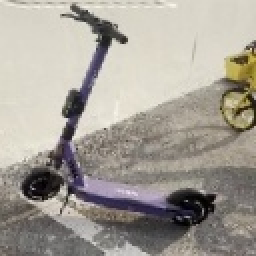
#> input picture positive_aug/pos_00003_rot.jpg, 128 x 128 px (shown 2 times larger); its folder holds 4 pictures in this run
$ python '4-2.extract_features_(Hog+SVM)_v2.py'
#> lines starting #> are read from the running program, lines starting #| are printed output that depends on the picture
import cv2
import os
import numpy as np
import joblib
from skimage.feature import hog

# --- 설정 변수 ---
POS_DATA_DIR = "./positive_aug"
NEG_DATA_DIR = "./negative_aug"
OUTPUT_FILE = "./dataset_features_color_3.pkl" # 파일명 변경

# HOG 파라미터
HOG_PARAMS = {
    'orientations': 9,
    'pixels_per_cell': (16, 16), # 차원을 줄이기 위해 16x16 추천
    'cells_per_block': (2, 2),
    'block_norm': 'L2-Hys',
    'visualize': False,
    'transform_sqrt': True
}

# 컬러 히스토그램 파라미터
HIST_BINS = (32, 32) # Hue(색상) 32단계, Saturation(채도) 32단계로 구분

def extract_color_histogram(image, bins=(32, 32)):
    """
    이미지에서 색상 정보를 추출하여 벡터로 만듭니다.
    RGB 대신 HSV를 사용하는 것이 조명 변화에 더 강합니다.
    """
    # 1. HSV 색상 공간으로 변환
    hsv = cv2.cvtColor(image, cv2.COLOR_BGR2HSV)

    # 2. 히스토그램 계산 (H와 S 채널만 사용, V(명도)는 그림자 때문에 제외하는 게 보통)
    # ranges: H(0~180), S(0~256)
    hist = cv2.calcHist([hsv], [0, 1], None, bins, [0, 180, 0, 256])

    # 3. 정규화 (이미지 크기에 상관없이 비율로 계산)
    cv2.normalize(hist, hist)

    # 4. 1차원 벡터로 펼치기 (flatten)
    return hist.flatten()

def load_images_and_extract_features(folder_path, label):
#> called with folder_path = './positive_aug', label = 1
    features = []
    labels = []

    files = [f for f in os.listdir(folder_path) if f.endswith('.jpg')]
    print(f"[{folder_path}]에서 {len(files)}장의 이미지를 처리합니다...")

    for filename in files:
        filepath = os.path.join(folder_path, filename)
        img = cv2.imread(filepath)
#> img is the input picture: shape (128, 128, 3); mean B, G, R 150, 158.8, 164.1

        if img is None:
            continue

        # 1. 이미지 리사이즈 (128x128)
        img = cv2.resize(img, (128, 128))

        # --- A. HOG 특징 추출 (형태) ---
        gray = cv2.cvtColor(img, cv2.COLOR_BGR2GRAY)
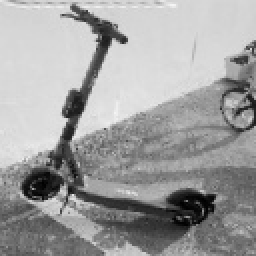
#> gray: shape (128, 128) (shown 2 times larger); min 0, max 245, mean 159.3
        hog_feature = hog(gray, **HOG_PARAMS)
#> hog_feature = 1764 values, max 0.429 at index 298, min 0 at index 34, mean 0.138

        # --- B. 컬러 히스토그램 추출 (색상) ---
        color_feature = extract_color_histogram(img, bins=HIST_BINS)
#> in extract_color_histogram, `hsv = cv2.cvtColor(image, cv2.COLOR_BGR2HSV)`: hsv: shape (128, 128, 3); mean H, S, V 33.3, 29.1, 164.9
#> in extract_color_histogram, `hist = cv2.calcHist([hsv], [0, 1], None, bins, [0, 180, 0, 256])`:
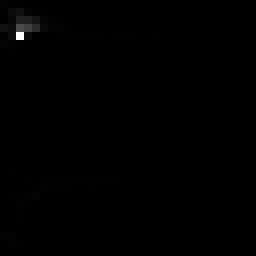
#> hist: shape (32, 32) float32 (shown 8 times larger); min 0, max 5287, mean 16; drawn with min black and max white
#> color_feature = 1024 values, max 0.896 at index 130, min 0 at index 7, mean 0.00271

        # --- C. 특징 결합 (Concatenate) ---
        # [HOG 특징들 ... , Color 특징들 ...] 순서로 이어 붙임
        combined_feature = np.hstack([hog_feature, color_feature])
#> combined_feature = 2788 values, max 0.896 at index 1894, min 0 at index 34, mean 0.0881

        features.append(combined_feature)
        labels.append(label)
#> pass 2 of the loop in load_images_and_extract_features, `for filename in files:`:
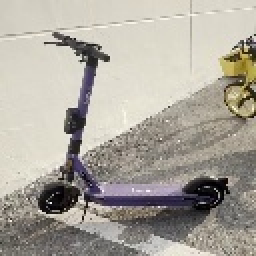
#> input picture positive_aug/pos_00005_orig.jpg, 128 x 128 px (shown 2 times larger)
#> in load_images_and_extract_features, img is the input picture: shape (128, 128, 3); mean B, G, R 156.2, 165.9, 170.8
#> in load_images_and_extract_features, `gray = cv2.cvtColor(img, cv2.COLOR_BGR2GRAY)`:
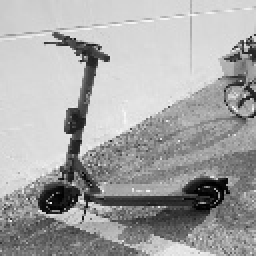
#> gray: shape (128, 128) (shown 2 times larger); min 0, max 248, mean 166.3
#> hog_feature = 1764 values, max 0.41 at index 265, min 0.00128 at index 314, mean 0.138
#> hsv: shape (128, 128, 3); mean H, S, V 32.8, 29, 171.5
#> in extract_color_histogram (call 2), `hist = cv2.calcHist([hsv], [0, 1], None, bins, [0, 180, 0, 256])`:
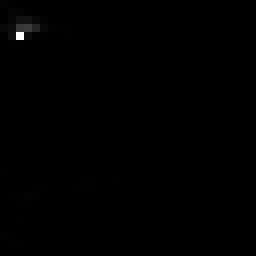
#> hist: shape (32, 32) float32 (shown 8 times larger); min 0, max 6422, mean 16; drawn with min black and max white
#> color_feature = 1024 values, max 0.933 at index 130, min 0 at index 9, mean 0.00232
#> combined_feature = 2788 values, max 0.933 at index 1894, min 0 at index 1773, mean 0.0881
#> pass 3 of the loop in load_images_and_extract_features, `for filename in files:`:
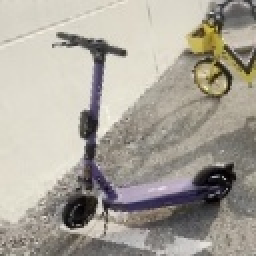
#> input picture positive_aug/pos_00008_rot.jpg, 128 x 128 px (shown 2 times larger)
#> in load_images_and_extract_features, img is the input picture: shape (128, 128, 3); mean B, G, R 153.5, 163.6, 168.8
#> in load_images_and_extract_features, `gray = cv2.cvtColor(img, cv2.COLOR_BGR2GRAY)`:
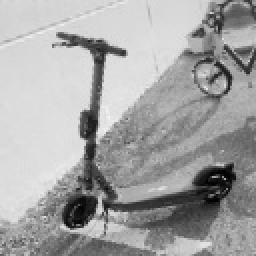
#> gray: shape (128, 128) (shown 2 times larger); min 0, max 245, mean 164
#> hog_feature = 1764 values, max 0.389 at index 126, min 0 at index 278, mean 0.138
#> hsv: shape (128, 128, 3); mean H, S, V 32.9, 29.1, 169.5
#> in extract_color_histogram (call 3), `hist = cv2.calcHist([hsv], [0, 1], None, bins, [0, 180, 0, 256])`:
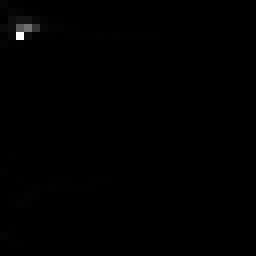
#> hist: shape (32, 32) float32 (shown 8 times larger); min 0, max 5150, mean 16; drawn with min black and max white
#> color_feature = 1024 values, max 0.849 at index 130, min 0 at index 8, mean 0.00264
#> combined_feature = 2788 values, max 0.849 at index 1894, min 0 at index 278, mean 0.0882
#> the loop made 4 passes; the first 3 are shown

    return features, labels

if __name__ == "__main__":
    print(">>> HOG + Color 특징 추출 시작")

    # Positive 데이터 (Label: 1)
    pos_features, pos_labels = load_images_and_extract_features(POS_DATA_DIR, 1)

    # Negative 데이터 (Label: 0)
    neg_features, neg_labels = load_images_and_extract_features(NEG_DATA_DIR, 0)
#> (the run stopped early here; a loop or call above may not have finished)
